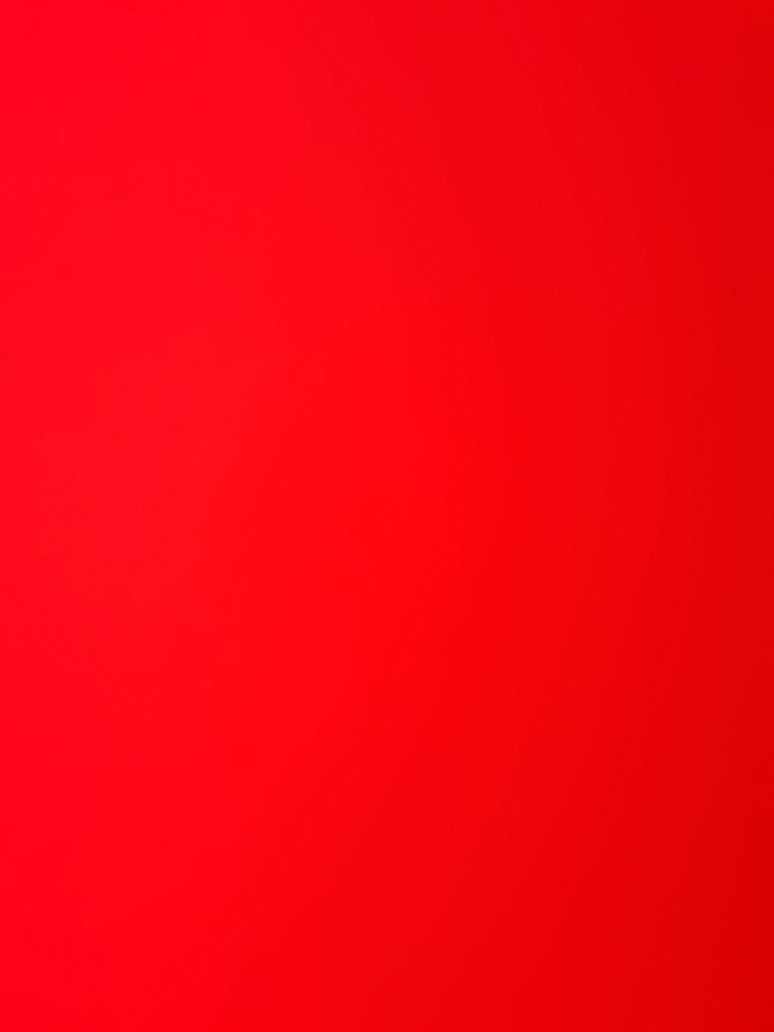
#> input picture Projects/project Resources/Red_Color.jpg, 3096 x 4128 px, given in place of the camera (shown at 1/4 size)
$ python BGR_video_c_d.py
#> lines starting #> are read from the running program, lines starting #| are printed output that depends on the picture; after the words box and inside, x2 and y2 are one past the last pixel; in counts of white or black regions, pixels touching at a corner belong together
# detacting the color from video as input

import cv2
import numpy as np

color_ranges = {
    "red" :(np.array([0,120,70]), np.array([10,255,255])),
    "green":(np.array([35,100,100]), np.array([85,255,255])),
    "blue":(np.array([100,150,0]),np.array([140,255,255]))
}

# video_path = ""
cap = cv2.VideoCapture(0)

if not cap.isOpened():
    print("Error: unable to open video")
    exit()

while True:
    ret,frame = cap.read()
#> frame is the input picture: shape (4128, 3096, 3); mean B, G, R 17.5, 6.2, 243.9
    if not ret:
        break

    frame = cv2.resize(frame, (640, 480))
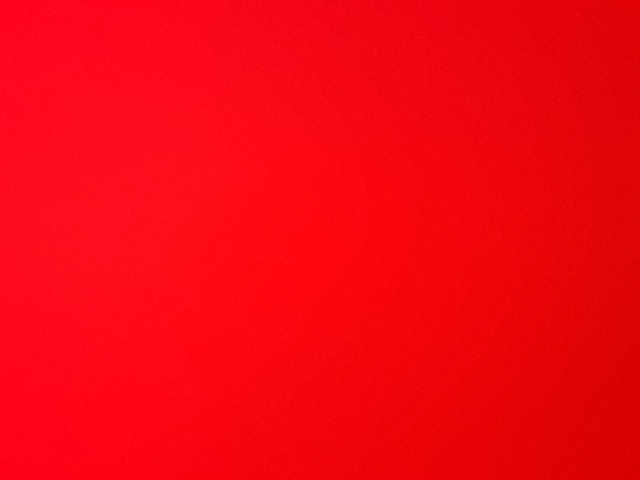
#> frame: shape (480, 640, 3); mean B, G, R 17.4, 6.1, 243.8

    hsv_frame = cv2.cvtColor(frame, cv2.COLOR_BGR2HSV)
#> hsv_frame: shape (480, 640, 3); mean H, S, V 156.1, 248.8, 243.8

    for color_name, (lower, upper) in color_ranges.items():
        mask = cv2.inRange(hsv_frame, lower, upper)
        result = cv2.bitwise_and(frame,frame,mask=mask)

        cv2.imshow(f"{color_name} Detaction", result)
#> this loop made 3 passes
#> pass 1, `mask = cv2.inRange(hsv_frame, lower, upper)`:
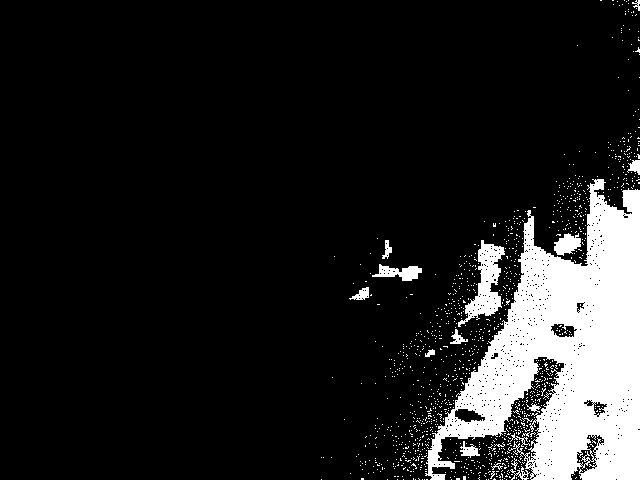
#> mask: shape (480, 640); 12.5% white; 1201 white regions (1184 under 20 px), largest, box (x1, y1, x2, y2) and area: (425, 179, 640, 480) 32877, (458, 240, 505, 327) 1586, (372, 264, 422, 281) 454
#> pass 1, `result = cv2.bitwise_and(frame,frame,mask=mask)`:
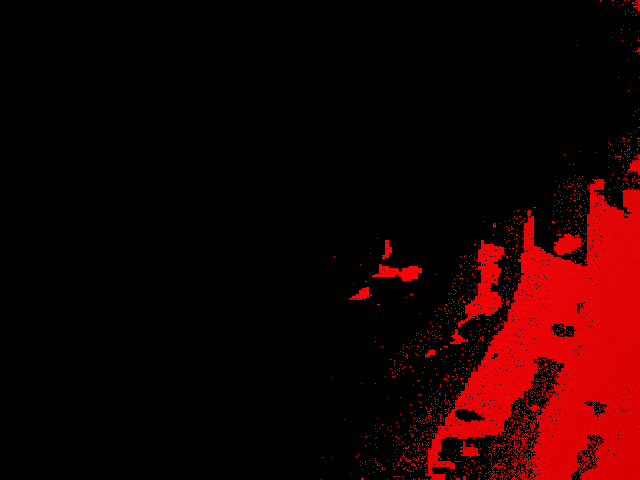
#> result: shape (480, 640, 3); mean B, G, R 0.7, 0.4, 28.3

    cv2.imshow("og",frame)


    if cv2.waitKey(1) & 0xFF == ord("q"):
#> (key q is pressed here)
        break


cap.release()
cv2.destroyAllWindows()
